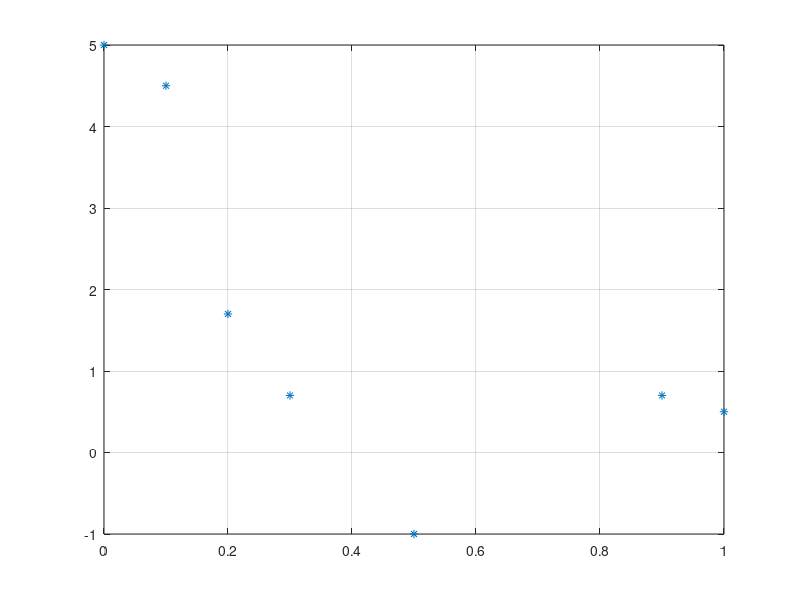

Source code (MATLAB): (Note: this script raises an error after producing the figure.)
% Массивы данных - семь координат:
x = [0; 0.1; 0.2; 0.3; 0.5; 0.9; 1];
y = [5; 4.5; 1.7; 0.7; -1; 0.7; 0.5];
% Будем использовать матрицу Вандермонда:
W = vander(x);

A = W'*W;
b = W'*y;
a = inv(A)*b
% Строим апроксимирующий график
x1 = [-0.2:0.001:1.2];
% полином пятой степени
y1 = a(1)*x1.^5 + a(2)*x1.^4 + a(3)*x1.^3 + a(4)*x1.^2 + a(5)*x1 + a(6);
plot(x,y,'*');
hold on;
grid on;
plot(x1,y1,'Color','purple');
